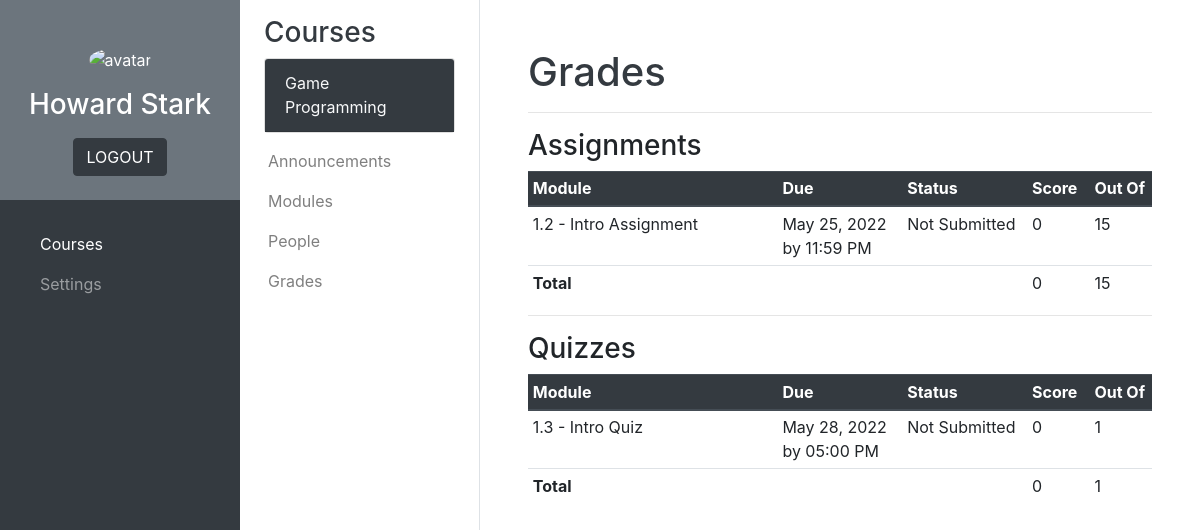
The app's page /courses/student/student_grades.php?course=2 (signed in) with its own data.
### tables this page shows
CREATE TABLE `courses` (
  `Course_number` int(11) NOT NULL,
  `Course_name` varchar(50) NOT NULL
);

CREATE TABLE `modules_main` (
  `Module_ID` int(11) NOT NULL,
  `Course_number` int(11) NOT NULL,
  `Module_number` varchar(10) NOT NULL,
  `Module_name` varchar(50) NOT NULL,
  `Module_type` varchar(20) NOT NULL,
  `Published` tinyint(1) NOT NULL
);

CREATE TABLE `modules_assignments` (
  `Module_ID` int(11) NOT NULL,
  `Content` varchar(8000) NOT NULL,
  `Points` int(11) NOT NULL,
  `Due_date` datetime NOT NULL,
  `No_of_submissions` int(11) NOT NULL,
  `Answer` varchar(8000) NOT NULL
);

CREATE TABLE `modules_quizzes_main` (
  `Module_ID` int(11) NOT NULL,
  `Content` varchar(8000) NOT NULL,
  `Points` int(11) NOT NULL,
  `Start_date` datetime NOT NULL,
  `Due_date` datetime NOT NULL,
  `No_of_tries` int(11) NOT NULL
);

### php_scripts/connect.php (called while the page is built, shortened)
<?php
    $servername = "localhost";
    $username = "root";
    $password = "";
    $db = "school_management_db";
    $conn = new mysqli($servername, $username, $password, $db);
    function sql($comm) {
        global $conn;
        $result = $conn->query($comm);
        return $result;
    }
?>

### courses/student/student_grades.php (the view, shortened to what this page needs)
<?php
    include('../../php_scripts/connect.php');
    if (isset($_SESSION['id'])) {
        $id = $_SESSION['id'];
    }
    else {
        header("Location: ../../index.php");
    }
?>
<!DOCTYPE html>
<html lang="en">
    <head>
        <link rel="stylesheet" href="https://cdn.jsdelivr.net/npm/bootstrap@4.6.1/dist/css/bootstrap.min.css">
        <link rel="stylesheet" href="../../css/styles.css">
    </head>
    <body>
        <?php include('../courses_main_sidebar.php'); ?>
        <?php include('../courses_sub_sidebar_student.php'); ?>
        <main>
            <div id="grades" class="container-fluid p-5">
                <h1 class="text-dark">Grades</h1>
                <hr/>
                <div id="content">
                    <h3>Assignments</h3>
                    <table class="table table-sm">
                        <thead class="thead-dark">
                            <tr>
                                <th style="width:40%">Module</th>
                                <th style="width:20%">Due</th>
                                <th style="width:20%">Status</th>
                                <th style="width:10%">Score</th>
                                <th style="width:10%">Out Of</th>
                            </tr>
                        </thead>
                        <tbody>
                            <?php
                                $course_num = $_GET['course'];
                                $student_total_assignment_score = 0;
                                $total_assignment_score = 0;
                                $main_query = sql("SELECT Module_ID, Module_number, Module_name FROM modules_main WHERE Course_number = $course_num AND Module_type = 'Assignment' ORDER BY Module_number");
                                if ($main_query->num_rows > 0) {
                                    while ($main_row = $main_query->fetch_assoc()) {
                                        $module_id = $main_row["Module_ID"];
                                        $assignments_query = sql("SELECT Points, Due_date FROM modules_assignments WHERE Module_ID = $module_id");
                                        if ($assignments_query->num_rows == 1) {
                                            $assignments_row = $assignments_query->fetch_assoc();
                                            $submission_query = sql("SELECT Status, Score FROM student_modules_assignments WHERE ID_number = '$id' AND Module_ID = $module_id");
                                            if ($submission_query->num_rows == 1) {
                                                $submission_row = $submission_query->fetch_assoc();
                                                echo "
                                                    <tr>
                                                        <td>" . $main_row["Module_number"] . " - " . $main_row["Module_name"] . "</td>
                                                        <td>" . date('M d, Y b\y h:i A', strtotime($assignments_row["Due_date"])) . "</td>
                                                        <td>" . $submission_row["Status"] . "</td>
                                                        <td>" . $submission_row["Score"] . "</td>
                                                        <td>" . $assignments_row["Points"] . "</td>
                                                    </tr>
                                                ";
                                                $student_total_assignment_score += $submission_row["Score"];
                                            }
                                            else {
                                                echo "
                                                    <tr>
                                                        <td>" . $main_row["Module_number"] . " - " . $main_row["Module_name"] . "</td>
                                                        <td>" . date('M d, Y b\y h:i A', strtotime($assignments_row["Due_date"])) . "</td>
                                                        <td>Not Submitted</td>
                                                        <td>0</td>
                                                        <td>" . $assignments_row["Points"] . "</td>
                                                    </tr>
                                                ";
                                            }
                                            $total_assignment_score += $assignments_row["Points"];
                                        }
                                    }
                                }
                            ?>
                            <tr>
                                <th colspan="3">Total</th>
                                <td><?php echo $student_total_assignment_score; ?></td>
                                <td><?php echo $total_assignment_score; ?></td>
                            </tr>
                        </tbody>
                    </table>
                    <hr>
                    <h3>Quizzes</h3>
                    <table class="table table-sm">
                        <thead class="thead-dark">
                            <tr>
                                <th style="width:40%">Module</th>
                                <th style="width:20%">Due</th>
                                <th style="width:20%">Status</th>
                                <th style="width:10%">Score</th>
                                <th style="width:10%">Out Of</th>
                            </tr>
                        </thead>
                        <tbody>
                            <?php
                                $course_num = $_GET['course'];
                                $student_total_quiz_score = 0;
                                $total_quiz_score = 0;
                                $main_query = sql("SELECT Module_ID, Module_number, Module_name FROM modules_main WHERE Course_number = $course_num AND Module_type = 'Quiz' ORDER BY Module_number");
                                if ($main_query->num_rows > 0) {
                                    while ($main_row = $main_query->fetch_assoc()) {
                                        $module_id = $main_row["Module_ID"];
                                        $quizzes_query = sql("SELECT Points, Due_date FROM modules_quizzes_main WHERE Module_ID = $module_id");
                                        if ($quizzes_query->num_rows == 1) {
                                            $quizzes_row = $quizzes_query->fetch_assoc();
                                            $quiz_submission_query = sql("SELECT Status, Score FROM student_modules_quizzes WHERE ID_number = '$id' AND Module_ID = $module_id");
                                            if ($quiz_submission_query->num_rows == 1) {
                                                $quiz_submission_row = $quiz_submission_query->fetch_assoc();
                                                echo "
                                                    <tr>
                                                        <td>" . $main_row["Module_number"] . " - " . $main_row["Module_name"] . "</td>
                                                        <td>" . date('M d, Y b\y h:i A', strtotime($quizzes_row["Due_date"])) . "</td>
                                                        <td>" . $quiz_submission_row["Status"] . "</td>
                                                        <td>" . $quiz_submission_row["Score"] . "</td>
                                                        <td>" . $quizzes_row["Points"] . "</td>
                                                    </tr>
                                                ";
                                                $student_total_quiz_score += $quiz_submission_row["Score"];
                                            }
                                            else {
                                                echo "
                                                    <tr>
                                                        <td>" . $main_row["Module_number"] . " - " . $main_row["Module_name"] . "</td>
                                                        <td>" . date('M d, Y b\y h:i A', strtotime($quizzes_row["Due_date"])) . "</td>
                                                        <td>Not Submitted</td>
                                                        <td>0</td>
                                                        <td>" . $quizzes_row["Points"] . "</td>
                                                    </tr>
                                                ";
                                            }
                                            $total_quiz_score += $quizzes_row["Points"];
                                        }
                                    }
                                }
                            ?>
                            <tr>
                                <th colspan="3">Total</th>
                                <td><?php echo $student_total_quiz_score; ?></td>
                                <td><?php echo $total_quiz_score; ?></td>
                            </tr>
                        </tbody>
                    </table>
                </div>
            </div>
        </main>
    </body>
</html>

### courses/courses_sub_sidebar_student.php (shortened to what this page needs)
<?php
    if (!isset($_GET['course'])) {
        $courses_sb_selected_number = null;
        $courses_sb_selected_name = "No Course Selected";
    }
    else {
        $courses_sb_selected_number = $_GET['course'];
        $result = sql("SELECT Course_name FROM courses WHERE Course_number = $courses_sb_selected_number");
        if ($result->num_rows == 1) {
            $row = $result->fetch_assoc();
            $courses_sb_selected_name = $row["Course_name"];
        }
    }
?>
<div class="bg-white border-right sub-sidebar">
    <div class="container pt-3 px-4">
        <h3 class="text-dark">Courses</h3>
        <div class="card">
            <div class="card-header bg-dark">
                <a class="card-link text-light" data-toggle="collapse" href="#courseDropdownMenu"><?php echo $courses_sb_selected_name?></a>
            </div>
        </div>
    </div>
    <div class="px-1 pb-1">
        <nav class="navbar navbar-expand-lg navbar-light">
            <ul class="navbar-nav flex-column">
                <li class="nav-item"><a href="student_announcements.php?course=<?php echo $courses_sb_selected_number?>" class="nav-link<?php if ($courses_sb_selected_number == null) { echo " disabled"; }?>">Announcements</a></li>
                <li class="nav-item"><a href="student_modules.php?course=<?php echo $courses_sb_selected_number?>" class="nav-link<?php if ($courses_sb_selected_number == null) { echo " disabled"; }?>">Modules</a></li>
                <li class="nav-item"><a href="student_people.php?course=<?php echo $courses_sb_selected_number?>" class="nav-link<?php if ($courses_sb_selected_number == null) { echo " disabled"; }?>">People</a></li>
                <li class="nav-item"><a href="student_grades.php?course=<?php echo $courses_sb_selected_number?>" class="nav-link<?php if ($courses_sb_selected_number == null) { echo " disabled"; }?>">Grades</a></li>
            </ul>
        </nav>
    </div>
</div>

### css/styles.css (style rules this page uses)
.sub-sidebar { position: fixed; top: 0; left: 240px; width: 240px; height: 100vh; }
main { margin-left: 480px; }

### records on screen
courses: Course_name "Game Programming"
modules_main: Module_number "1.2", Module_name "Intro Assignment", modules_assignments.Due_date "May 25, 2022 by 11:59 PM", modules_assignments.Points "15"
modules_main: Module_number "1.3", Module_name "Intro Quiz", modules_quizzes_main.Due_date "May 28, 2022 by 05:00 PM", modules_quizzes_main.Points "1"

### other values on screen
$_SESSION['first_name'] "Howard"
$_SESSION['family_name'] "Stark"
$student_total_assignment_score "0"
$total_assignment_score "15"
$student_total_quiz_score "0"
$total_quiz_score "1"
